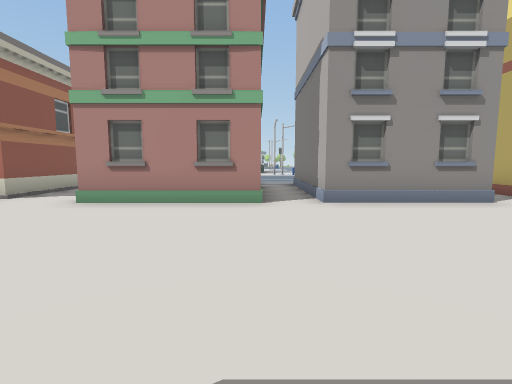
[1] (above)

16 first-person views from a walk through a scene from a Unity 3-D project. The camera is 1.5 m above the floor, tilts 6° down and sees 85° across. The floor is counted in squares, 2 m on a side. Each view is taken from the middle of a square. On the plan, view 1 faces up. The plan holds only what a view shows up to about 10 squares ahead; the rest is blank. The place goes on beyond the plan. Some animated figures are left out.

[2]
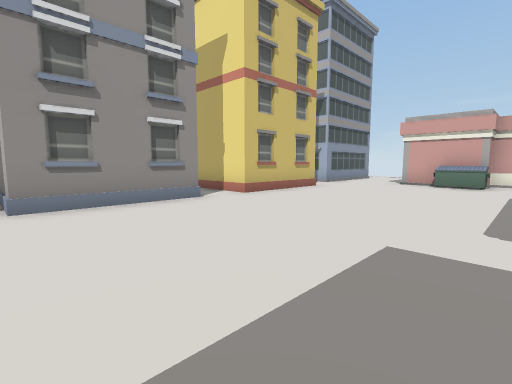

[3]
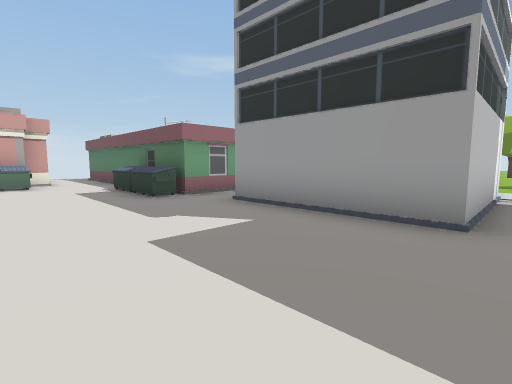

[4]
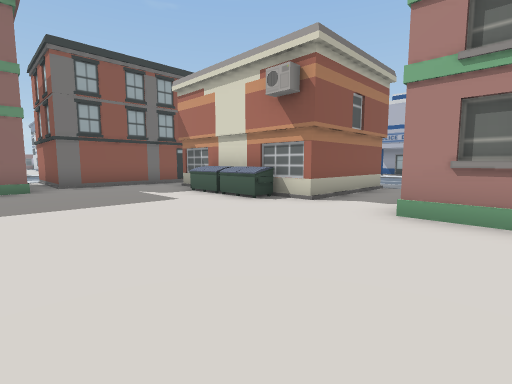

[5]
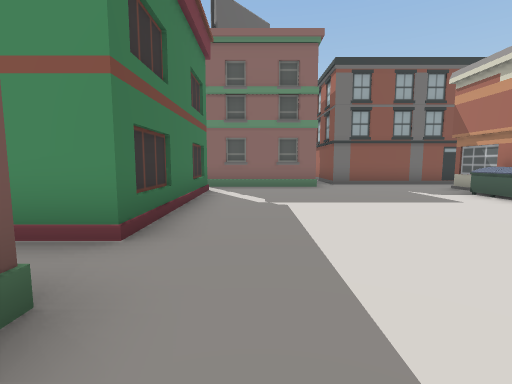

[6]
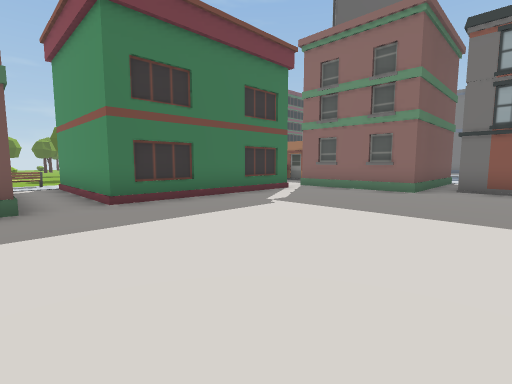

[7]
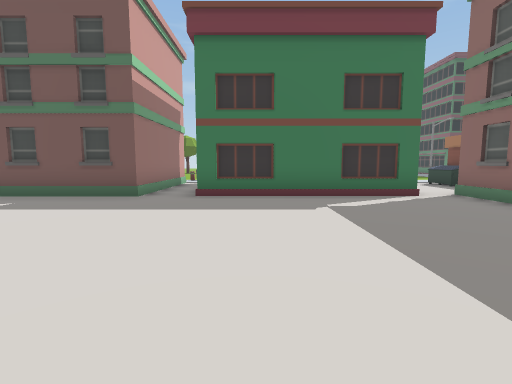

[8]
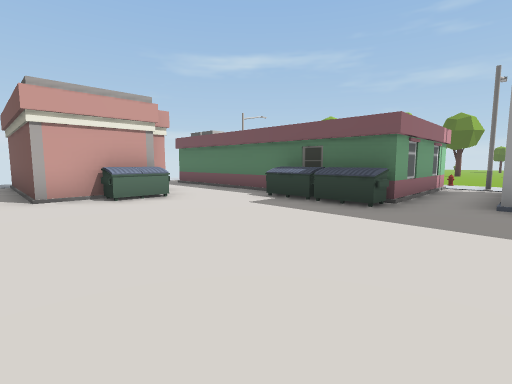

[9]
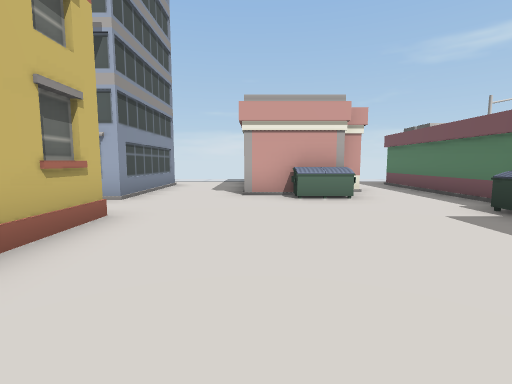

[10]
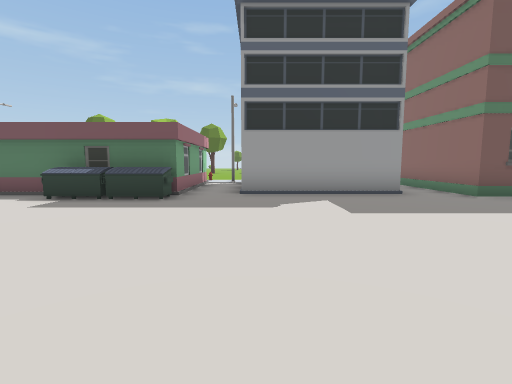

[11]
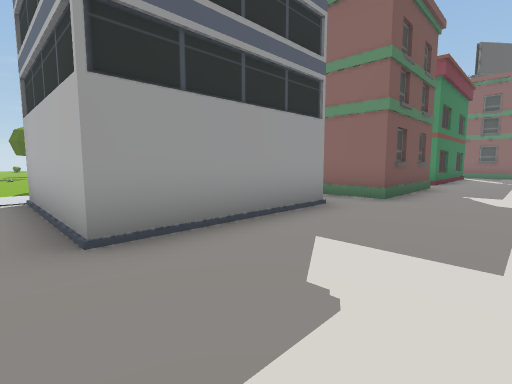

[12]
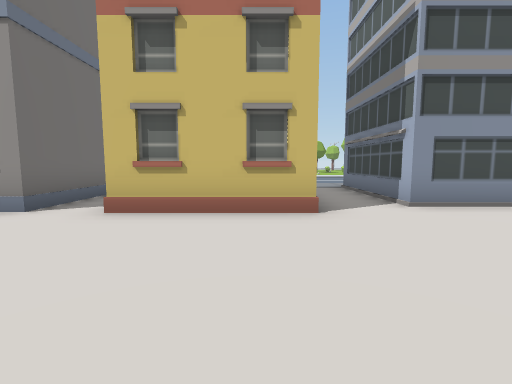

[13]
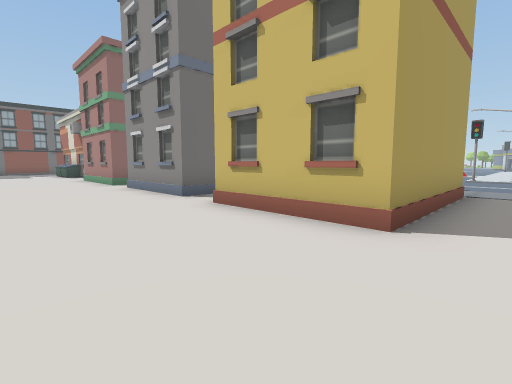

[14]
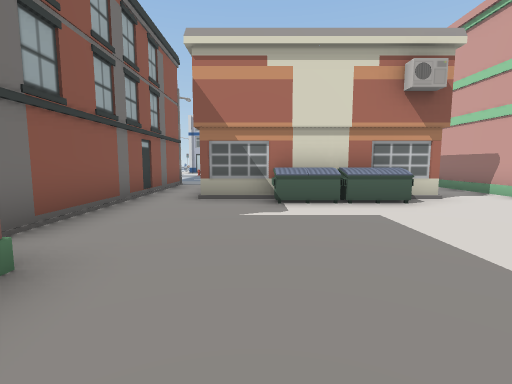

[15]
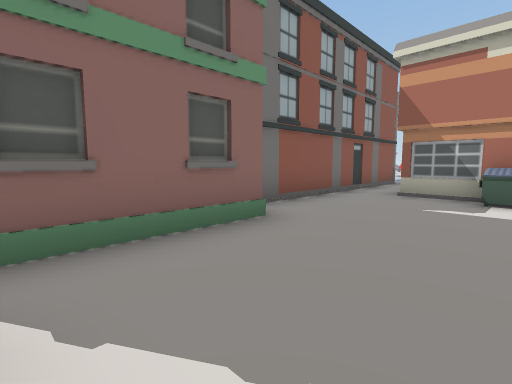

[16]
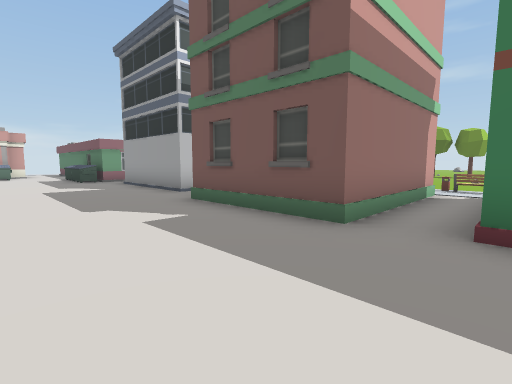

### Floor plan
Key: @ floor where view 1 was taken; # wall or solid block; . floor; / step, stairs or slope; B building; U dumpster; T tree; E bench; S streetlight; O other object.
Columns run from 13 left of view 1 to 16 right of it. Each row starts with its distance up from view 1.
 12                       .
 11                       ///
 10  B.                   ...
  9  S.       B      B   B#.#
  8  #.     ..#      #    #.#
  7  #.     ..#   .  #.#  #.##
  6  #.####B..## #.  #.# ##.B###
  5  #...UU....#B......###.......
  4  #...........................
  3  #.......................####B
  2  ##.....................U#
  1   B.....................U#
  0   #..........@..............
 -1   #........#B.......UUU.....
 -2   ..#####.## #.####.########
 -3  ..     #.#  #.#  #.#
 -4 #U.     #.#  #.#  #.#
 -5 BU      B.#  # B  #SB
 -6          E
 -7          .O         O
 -8          ..       ...
 -9          ..       ..
-10                .
-11                T

Positions as (right, up) in squares from view 1, and headings:
1: (0, 0), facing up
2: (1, 0), facing up-right
3: (1, 2), facing down-right
4: (-2, 1), facing up-left
5: (-2, 0), facing left
6: (-3, 4), facing down-left
7: (-6, 5), facing down
8: (5, 4), facing down-right
9: (5, 3), facing right
10: (5, 5), facing down
11: (6, 1), facing down-left
12: (8, 1), facing up
13: (10, 2), facing up-left
14: (-9, 0), facing up
15: (-8, -1), facing up-left
16: (-5, 2), facing down-right
